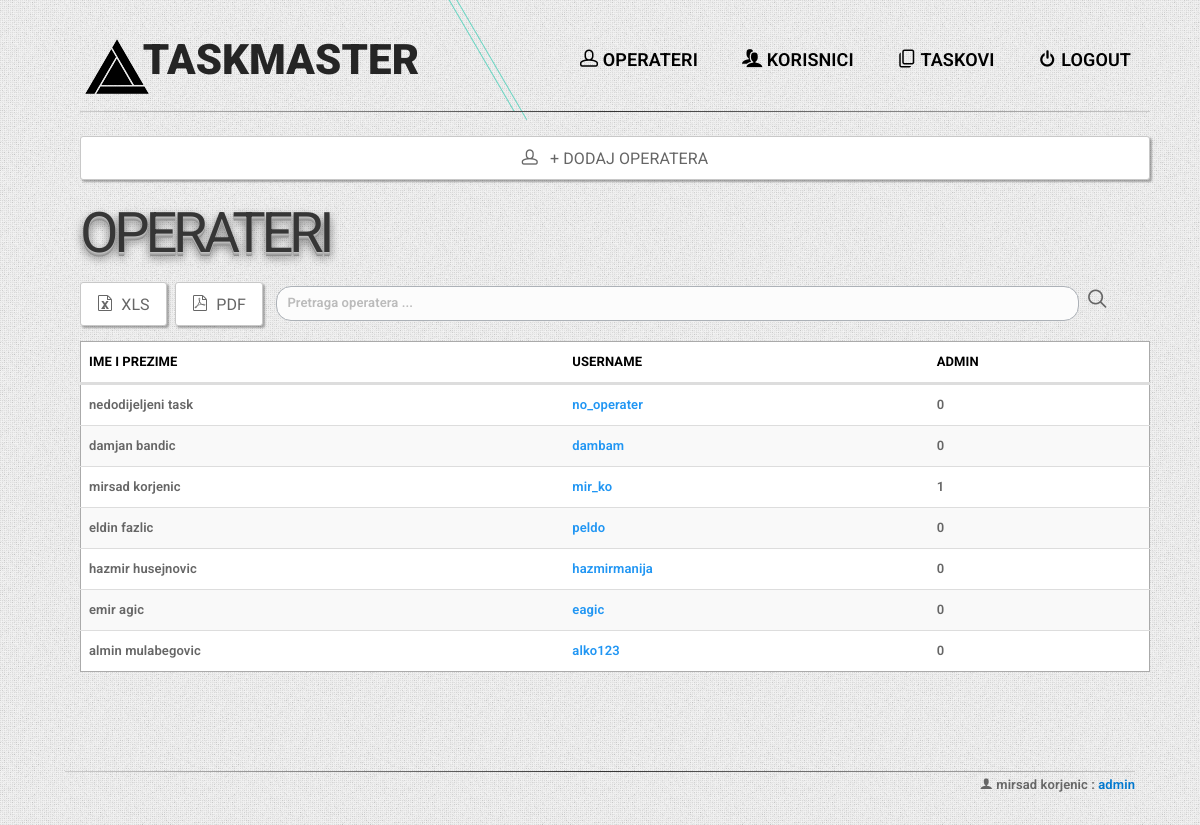
The page /public/admin_operateri.php (signed in) on the database its author committed.
### tables this page shows
CREATE TABLE `operateri` (
  `id_operater` int(11) NOT NULL,
  `ime` varchar(50) NOT NULL,
  `prezime` varchar(50) NOT NULL,
  `username` varchar(50) NOT NULL,
  `email` varchar(50) NOT NULL DEFAULT 'edistizu@gmail.com',
  `hashed_password` varchar(100) NOT NULL,
  `administrator` varchar(1) NOT NULL
);

### includes/functions.php (called while the page is built, shortened)
<?php
	function find_ime_i_prezime_logovanog_admina_ili_operatera($username) {
		global $connection;
		$safe_username = mysqli_real_escape_string($connection, $username);
		$query  = "SELECT concat(ime,' ',prezime)ime_prezime ";
		$query .= "FROM operateri ";
		$query .= "WHERE username = '{$safe_username}' ";
		$query .= "LIMIT 1";
		$operater_set = mysqli_query($connection, $query);
		return $operater_set;
	}
	function find_all_operateri() {
		global $connection;
		$query  = "SELECT * ";
		$query .= "FROM operateri ";
		$query .= "ORDER BY id_operater ASC";
		$operater_set = mysqli_query($connection, $query);
		return $operater_set;
	}
?>

### public/admin_operateri.php (the view, shortened to what this page needs)
<?php require_once("../includes/functions.php"); ?>
<?php include("../includes/layouts/header.php"); ?>
<?php
$logovani_korisnik = $_SESSION["username"];
$admin_ime_i_prezime = find_ime_i_prezime_logovanog_admina_ili_operatera($logovani_korisnik);
$ime_i_prezime = mysqli_fetch_assoc($admin_ime_i_prezime);
$operateri_set = find_all_operateri();
?>
<div class="container">
	<header id="navtop">
		<a href="admin.php" class="logo fleft">
			<img src="img/logo2.png" id="logoimg">
			<div class="fleft grid__item color-9">
				<a class="link link--ilin" href="admin.php"><span>TASK</span><span>MASTER</span></a>
			</div>
		</a>
		<nav class="fright cl-effect-5">
			<ul>
				<li>
				    <a href="admin_operateri.php" class="dr-icon dr-icon-head">
				        <span data-hover="Operateri">Operateri</span>
				    </a>
				</li>
			</ul>
			<ul>
				<li>
					<a href="admin_korisnici.php" class="dr-icon dr-icon-users">
                        <span data-hover="Korisnici">Korisnici</span>
					</a>
				</li>
			</ul>
			<ul>
				<li>
				    <a href="admin_taskovi.php" class="dr-icon dr-icon-paper-stack">
					    <span data-hover="Taskovi">Taskovi</span>
					</a>
				</li>
			</ul>
		    <ul>
				<li>
				    <a href="logout.php" class="dr-icon dr-icon-switch">
					    <span data-hover="Logout">Logout</span>
				    </a>
				</li>
			</ul>
		</nav>
	</header>
	<div class="container">
	    <div class="style-nav"></div>
			<a  href="admin_novi_operater.php"
			     style="font-size:16px; margin-right:5px;"
			     class="col-full dr-icon dr-icon-head btn btn-lg btn-default ">
				 &nbsp;&nbsp;+ Dodaj operatera
			</a>
                <h1><span class="dark">Operateri</span></h1>
				<button style="font-size:16px; margin-right:5px;" class="xls_save dr-icon dr-icon-file-excel btn btn-default ">&nbsp;&nbsp;xls</button>
				<button style="font-size:16px;" class="pdf_save dr-icon dr-icon-file-pdf btn btn-default ">&nbsp;&nbsp;pdf</button>
	            <?php echo'
					<div class="search_div">
					<input type="text" class="search_input" name="search" id="id_search" placeholder="Pretraga operatera ..."/>
					<span style="font-size:20px;margin-left:5px;" class="dr-icon dr-icon-search"></span>
				    </div>
					<table class="table table-striped table-hover">
					    <thead>
							<tr>
							  <th>IME I PREZIME</th>
							  <th>USERNAME</th>
							  <th>ADMIN</th>
							</tr>
					    </thead>
						<tbody>
							<tr id="noresults">
								<td>Nema takvih slogova !!!</td>
							</tr>
						';
                ?>
				<?php while($operater = mysqli_fetch_assoc($operateri_set)) { ?>
				  <tr>
					<td><?php echo htmlentities($operater["ime"]).' '.htmlentities($operater["prezime"]); ?></td>
					<td><?php echo '<a href="#">' .htmlentities($operater["username"]).'</a>'; ?></td>
					<td><?php echo htmlentities($operater["administrator"]); ?></td>
				  </tr>
				<?php } ?>
                <?php echo'
					</tbody>
					</table>';
				?>
	</div>
    <div class="style-nav"></div>
			<p class="fright dr-icon dr-icon-user">
				<?php echo $ime_i_prezime["ime_prezime"] ?>
				: <span class="blue">admin</span>
			</p>
</div>
<?php include("../includes/layouts/footer.php"); ?>

### public/css/bootswatch.css (style rules this page uses)
body { padding-top:50px }

### rows shown on the page
operateri: ime "nedodijeljeni", prezime "task", username "no_operater", administrator "0"
operateri: ime "damjan", prezime "bandic", username "dambam", administrator "0"
operateri: ime "mirsad", prezime "korjenic", username "mir_ko", administrator "1"
operateri: ime "eldin", prezime "fazlic", username "peldo", administrator "0"
operateri: ime "hazmir", prezime "husejnovic", username "hazmirmanija", administrator "0"
operateri: ime "emir", prezime "agic", username "eagic", administrator "0"
operateri: ime "almin", prezime "mulabegovic", username "alko123", administrator "0"

### other values the page prints
$ime_i_prezime["ime_prezime"] "mirsad korjenic"
